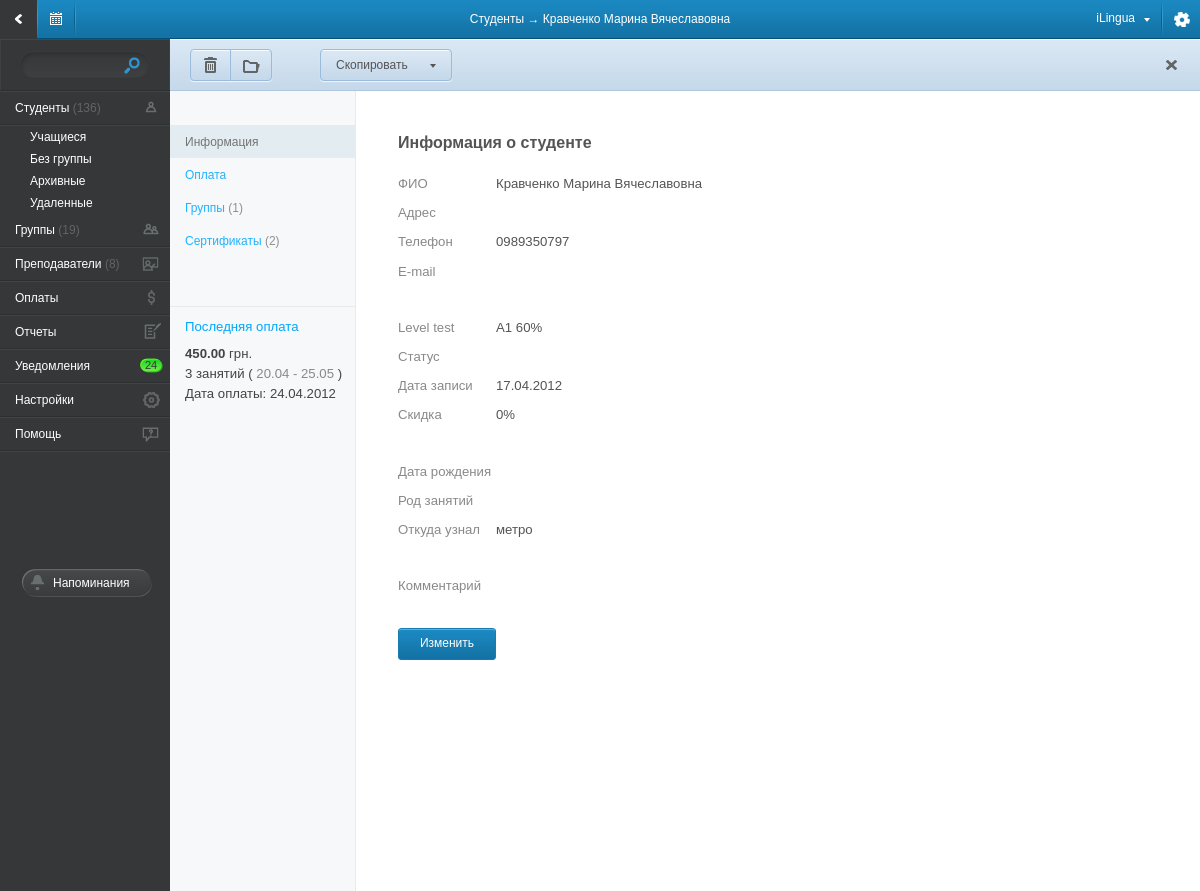
Page /student_cart/35/ on the committed database.
### tables this page shows
CREATE TABLE IF NOT EXISTS `payment` (
  `id` int(11) NOT NULL auto_increment,
  `student_id` int(6) NOT NULL,
  `users_id` int(5) NOT NULL,
  `school_groups_id` int(11) default NULL,
  `summ` decimal(8,2) NOT NULL,
  `date` timestamp NOT NULL default CURRENT_TIMESTAMP,
  `comment` varchar(255) default NULL,
  `cnt_lessons` int(11) default NULL,
  `period_date_start` timestamp NOT NULL default '0000-00-00 00:00:00',
  `period_date_stop` timestamp NOT NULL default '0000-00-00 00:00:00',
  `payment_to` varchar(150) NOT NULL,
  `not_full` tinyint(1) NOT NULL default '0',
  PRIMARY KEY  (`id`)
);

CREATE TABLE IF NOT EXISTS `student` (
  `id` int(6) NOT NULL auto_increment,
  `fio` varchar(255) NOT NULL,
  `fio_name` varchar(150) NOT NULL,
  `fio_sname` varchar(150) NOT NULL,
  `fio_mname` varchar(150) NOT NULL,
  `mail` varchar(50) default NULL,
  `phone` varchar(50) NOT NULL,
  `address` varchar(255) default NULL,
  `birthday` timestamp NULL default '0000-00-00 00:00:00',
  `status` int(3) default NULL,
  `comment` text,
  `business_info` varchar(255) default NULL,
  `from_know` varchar(150) default NULL,
  `discount` int(2) default NULL,
  `date` timestamp NOT NULL default '0000-00-00 00:00:00',
  `status_id` int(5) default NULL,
  `test_lesson` timestamp NULL default '0000-00-00 00:00:00',
  `info_obj` text,
  `star` varchar(3) NOT NULL default 'off',
  `delete` varchar(15) NOT NULL default 'live',
  PRIMARY KEY  (`id`)
);

### application/controllers/main.php (called while the page is built, shortened)
<?php if ( ! defined('BASEPATH')) exit('No direct script access allowed');
class main extends CI_Controller{
    function __construct() {
        $this->load->database();
        $this->load->model('list_model',    'list');
        $this->load->model('student_model', 'student');
        $this->load->model('group_model',   'group');
        $this->load->model('payment_model', 'payment');
        $this->load->model('teacher_model', 'teacher');
        $this->load->model('schedule_model','schedule');
        $this->load->helper('valid_data');
        $this->load->helper('date_convert');
        $this->load->helper('student');
        $this->load->helper('other');
    }
    function student_cart( $st_id ){
        $menu_data['student_status']    = $this->list->get_student_status();
        $st_data['is_students']         = TRUE;
        $st_data['status_list']         = $menu_data['student_status'];
        $st_data['student_info_ar']     = $this->student->  get_student_info( $st_id );
        $st_data['certificate_list']    = $this->student->  get_certificate( $st_id );
        $st_data['individual']          = $this->student->  is_individual( $st_id );
        $st_data['individ_group_id_ar'] = $this->student->  get_individual_group_id($st_id);
        $st_data['student_groups_list'] = $this->group->    get_groups_for_student( $st_id );
        $st_data['paused_group_list']   = $this->group->    get_paused_group_for_student( $st_id );
        $st_data['timetable_list']      = $this->group->    get_timetable( $st_data['individ_group_id_ar'][0] );
        $st_data['payment_list']        = $this->payment->  get_payment_for_student_cart( $st_id );
        $st_data['last_payment']        = $this->payment->  get_last_payment_for_student( $st_id );
        $st_data['group_list']          = $this->list->     get_groups();
        $st_data['classroom_list']      = $this->list->     get_classroom();
        $st_data['teachers_list']       = $this->list->     get_teacher_lang();
        $st_data['timeselect_opt']      = $this->load->     view('component/timeselect_opt_view','',TRUE);
        $st_data['info_obj']            = unserialize( $st_data['student_info_ar']['info_obj'] );
        if( $st_data['student_info_ar']['status_id'] == 3 ){
            $st_data['group_tab']       = $this->load->view('ajax/student/none_groups_page_view', $st_data, TRUE);;
        }
        else
            $st_data['group_tab']       = $this->load->view('ajax/student/groups_page_view', $st_data, TRUE);
        $main_data_ar['title']          = 'Студенты &rarr; '.$st_data['student_info_ar']['fio'];
        $main_data_ar['left_menu']      = $this->load->view('component/left_menu_view', $menu_data, TRUE);
        $main_data_ar['right_content']  = $this->load->view('page/student_cart_view', $st_data, TRUE);
        $this->load->view('main_view', $main_data_ar );
    }
}

### index.php (called while the page is built, shortened)
<?php
require_once BASEPATH.'core/CodeIgniter.php';

### application/models/student_model.php (called while the page is built, shortened)
<?php if ( ! defined('BASEPATH')) exit('No direct script access allowed');
class student_model extends CI_Model{
    function get_student_info( $student_id ){
        $student_id = (int) $student_id;
        $query = $this->db->query("
                                SELECT
                                    student.*
                                    -- , (SELECT student_school_groups.school_groups_id FROM `student_school_groups` WHERE student_school_groups.student_id = student.id ) AS `group_id`
                                FROM
                                    `student`
                                WHERE
                                    student.id='{$student_id}' ");
        return $query->row_array();
    }
}

### application/models/payment_model.php (called while the page is built, shortened)
<?php if ( ! defined('BASEPATH')) exit('No direct script access allowed');
class payment_model extends CI_Model{
    function get_last_payment_for_student( $student_id ){
        $student_id = (int) $student_id;
        $query = $this->db->query(" SELECT * FROM `payment`
                                    WHERE `student_id`='{$student_id}'
                                    ORDER BY `date` DESC, `id` DESC
                                    LIMIT 1");
        return $query->row_array();
    }
}

### application/helpers/date_convert_helper.php (called while the page is built, shortened)
<?php if ( ! defined('BASEPATH')) exit('No direct script access allowed');
function timestamp_to_date( $timestamp ){
    $date_time_ar   = explode(' ', $timestamp);
    $date_ar        = explode('-', $date_time_ar[0]);
    return $date_ar[2].'.'.$date_ar[1].'.'.$date_ar[0];
}

### application/views/page/student_cart_view.php (the view, shortened to what this page needs)
<div id="right_content">
    <div id="content_top_block">
        <div id="group_top_block">
            <a href="#" class="top_left_btn top_left_btn_left top_left_btn_del"         style="left:20px;"
               onclick="send_post(  {   id: <?= $student_info_ar['id'] ?>,
                   action: 'del'
           },
           '/action/student/del_student/',
           {title:'Выполняется удаление студента', content:'loader'} )">
                <div></div>
            </a>
            <a href="#" class="top_left_btn top_left_btn_right top_left_btn_catalog"   style="left:60px;"
               onclick="send_post(  {   id: <?= $student_info_ar['id'] ?>,
           action: 'arhive'
       },
       '/action/student/del_student/',
       {title:'Выполняется архивирование студента', content:'loader'} )">
                <div></div>
            </a>
            <a href="#" class="top_left_btn top_left_btn_list" style="left:150px; width: 115px;">
                <div>Скопировать</div>
            </a>
            <div class="student_del_top_btn"></div>
        </div>
    </div>
    <div class="student_cart_block" id="page_tabs">
        <div class="student_cart_left_block">
            <ul id="tab_links_list">
                <li><a href="#st_tbs1">Информация</a></li>
                <li><a href="#st_tbs2">Оплата</a></li>
                <li><a href="#st_tbs3">Группы <span>(1)</span></a></li>
                <li><a href="#st_tbs4">Сертификаты <span>(2)</span></a></li>
            </ul>
            <? if ($last_payment): ?>
                <div class="last_payment_block">
                    <div class="left_info_block_title" onclick="$('#page_tabs').tabs('select',1)">Последняя оплата</div>
                    <b style="font-weight: bold" ><?= $last_payment['summ'] ?></b> грн. <br />
                    <?= $last_payment['cnt_lessons'] ?> занятий ( <span>20.04 - 25.05</span> )<br />
                    Дата оплаты: <?= timestamp_to_date($last_payment['date']) ?>
                </div>
            <? endif; ?>
        </div>
        <div class="student_cart_right_block">
            <div id="st_tbs1" class="student_tabs_block">
                <div class="studen_cart_info">
                    <h1>
                        Информация о студенте
                    </h1>
                    <table class="student_cart_info_tbl">
                        <tr>
                            <td>ФИО</td>
                            <td><?= $student_info_ar['fio'] ?></td>
                        </tr>
                        <tr>
                            <td>Адрес</td>
                            <td><?= $student_info_ar['address'] ?></td>
                        </tr>
                        <tr>
                            <td>Телефон</td>
                            <td><?= $student_info_ar['phone'] ?></td>
                        </tr>
                        <tr>
                            <td>E-mail</td>
                            <td><?= $student_info_ar['mail'] ?></td>
                        </tr>
                        <tr>
                            <td colspan="2" class="info_space"></td>
                        </tr>
                        <tr>
                            <td>Level test</td>
                            <td>A1    60%</td>
                        </tr>
                        <tr>
                            <td>Статус</td>
                            <td><?= $student_info_ar['status'] ?></td>
                        </tr>
                        <tr>
                            <td>Дата записи</td>
                            <td><?= timestamp_to_date($student_info_ar['date']) ?></td>
                        </tr>
                        <tr>
                            <td>Скидка</td>
                            <td><?= $student_info_ar['discount'] ?>%</td>
                        </tr>
                        <tr>
                            <td colspan="2" class="info_space"></td>
                        </tr>
                        <tr>
                            <td>Дата рождения</td>
                            <td>
                            </td>
                        </tr>
                        <tr>
                            <td>Род занятий</td>
                            <td><?= $student_info_ar['business_info'] ?></td>
                        </tr>
                        <tr>
                            <td>Откуда узнал</td>
                            <td><?= $student_info_ar['from_know'] ?></td>
                        </tr>
                        <tr>
                            <td colspan="2" class="info_space"></td>
                        </tr>
                        <tr>
                            <td>Комментарий</td>
                            <td><?= $student_info_ar['comment'] ?></td>
                        </tr>
                        <tr>
                            <td>
                                <a href="javascript:void(0)" class="btn_student_info" onclick="$('#page_tabs').tabs('select',4)" >Изменить</a>
                            </td>
                            <td></td>
                        </tr>
                    </table>
                </div>
            </div>
        </div>
    </div>
</div>

### css/main.css (style rules this page uses)
body { font-family: Arial,Helvetica,Garuda,sans-serif; font-size: 12px; background-color: #b0b7ba; }
#left_menu, #right_content { display: table-cell; }
#right_content { vertical-align: top; }
#content_top_block { background-image: url('/img/bg_center_top_block.png'); height: 52px; position: relative; }
#group_top_block { height: 52px; position: relative; }
#group_top_block div { position: absolute; }
a.top_left_btn { display: block; position: absolute; width:40px; height: 30px; top: 10px; background-image: url(/img/btn_top_left.png); border: #9abbda solid 1px; border-radius: 4px; box-shadow: 0px 1px 1px #f1f6fa; }
a.top_left_btn_left { border-radius: 4px 0px 0px 4px; }
a.top_left_btn_right { border-radius: 0px 4px 4px 0px; }
a.top_left_btn div { width: inherit; height:inherit; background-image: url(/img/top_pic.png); background-repeat: no-repeat; }
a.top_left_btn_del div { background-position: -37px -58px; }
a.top_left_btn_catalog div { background-position: -4px -58px; }
a.top_left_btn_list { padding-left: 15px; }
a.top_left_btn_list div { background-image: url(/img/top_list_row.png); background-position: right 14px; line-height: 30px; color:#545454; }
.student_cart_block { display: table; height: 800px; width: 100%; }
.student_cart_right_block, .student_cart_left_block { display: table-cell; }
.student_cart_left_block { width: 185px; border-right: #eaeaea solid 1px; background-color: #f6f8f9; padding-top: 33px; }
.student_cart_left_block a { display: block; height: 33px; color: #21b3fe; padding-left: 15px; line-height: 34px; text-decoration: none; }
.student_cart_left_block a span { color: #909090; }
.last_payment_block { border-top: #EAEAEA solid 1px; padding: 0px 0px 15px 15px; line-height: 20px; }
.last_payment_block span { color:#898989; }
.last_payment_block .left_info_block_title { color: #00a8ff; padding: 10px 0px 7px 0px; cursor: pointer; }
#page_tabs { padding: 0px; border:0; }
ul#tab_links_list { padding: 0; border:0; background: none; margin-bottom: 50px; }
ul#tab_links_list li { margin: 0; float: none; border:0; background: none; padding: 0 }
ul#tab_links_list li a { color: #21B3FE; float: none; border:0; background: none; padding: 0 0 0 15px; }
ul#tab_links_list li.ui-state-active a, ul#tab_links_list li.ui-state-hover a { background-color: #e2ecf1; color:#747575; }
div.student_tabs_block { padding: 0 !important; display: none; }
.student_cart_right_block { background-color: #fff; vertical-align: top; padding-bottom: 100px; }
.student_del_top_btn { background-image: url('/img/student_del_top_btn.png'); width: 40px; height: 33px; right: 8px; top: 10px; cursor: pointer; }
.studen_cart_info { border: #coa dotted 1px; margin: 44px 0px 0px 42px; }
a { font-size: 12px; color: #00a8ff; text-decoration: none; font-weight: normal; }
.studen_cart_info h1 { font-size: 16px; font-weight: bold; color:#545454; }
.studen_cart_info table { border-collapse: collapse; margin-top: 10px; }
.studen_cart_info table td { padding-top: 16px; color: #545454; }
.studen_cart_info .info_space { padding-top: 27px; }
.studen_cart_info a.btn_student_info { background-image: url('/img/btn_student_info.png'); display:block; width: 98px; height: 32px; margin-top: 20px; line-height: 30px; color: #fff; text-align: center; }

### rows in the picture
payment: summ "450.00", cnt_lessons "3", date "24.04.2012"
student: fio "Кравченко Марина Вячеславовна", phone "0989350797", date "17.04.2012", discount "0", from_know "метро"

### other values in the picture
$title "Студенты → Кравченко Марина Вячеславовна"
